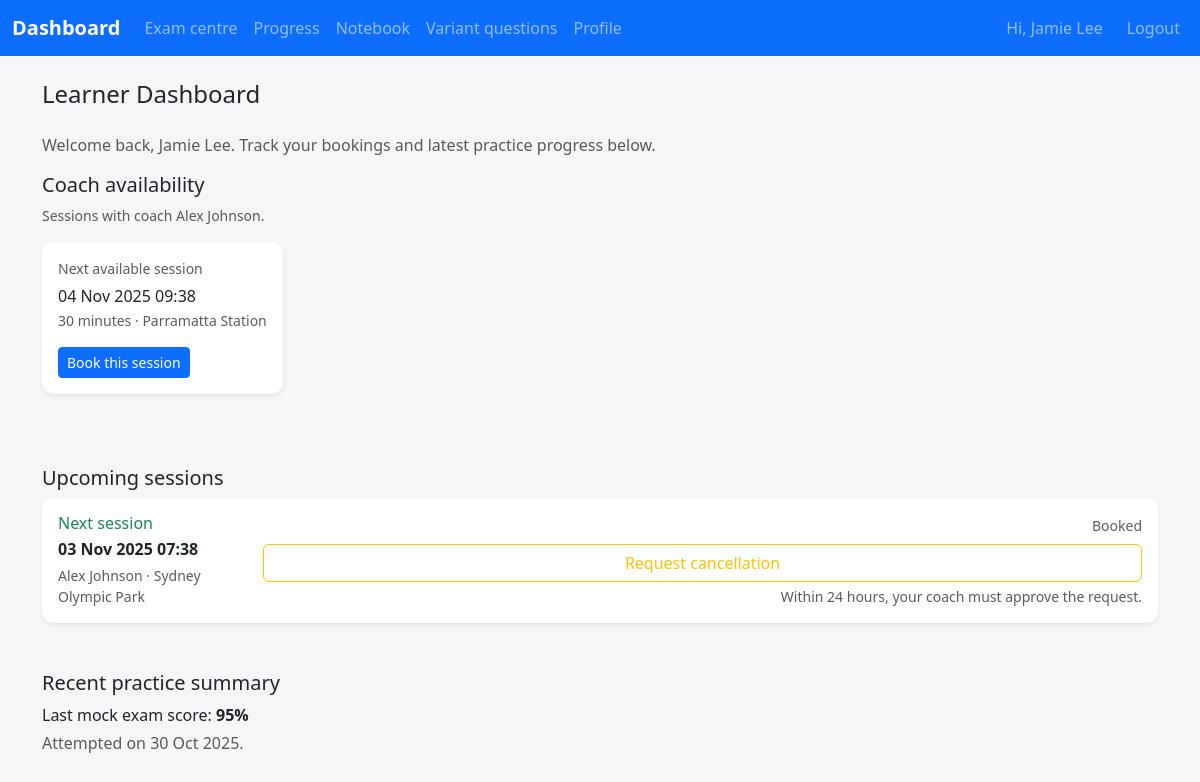
Page /student/dashboard (signed in) on the earlier database version.
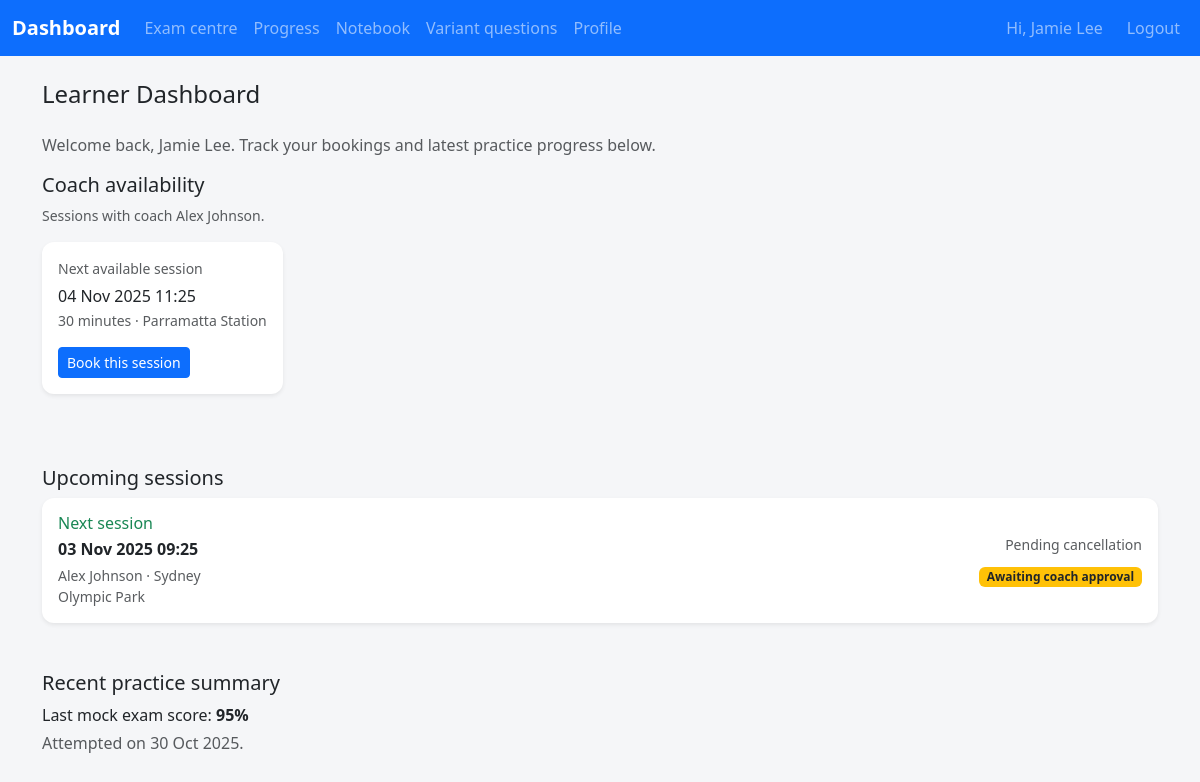
Same page on the later database version.
### app/models.py (models this page shows, shortened)
class AvailabilitySlot(db.Model):
    __tablename__ = "availability_slots"
    id = db.Column(db.Integer, primary_key=True)
    coach_id = db.Column(db.Integer, db.ForeignKey("coaches.id"), nullable=False)
    start_time = db.Column(db.DateTime, nullable=False)
    duration_minutes = db.Column(db.Integer, nullable=False)
    location_text = db.Column(db.String(255), nullable=False)
    status = db.Column(
        Enum("available", "booked", "unavailable", name="slot_status"),
        default="available",
        nullable=False,
    )
    coach = db.relationship("Coach", back_populates="slots")
    appointment = db.relationship(
        "Appointment",
        back_populates="slot",
        uselist=False,
        cascade="all, delete-orphan",
    )
    __table_args__ = (
        CheckConstraint("duration_minutes IN (30, 60)", name="duration_limit"),
        UniqueConstraint("coach_id", "start_time", name="uq_coach_slot_start"),
    )

### app/student/routes.py (the view)
@student_bp.route("/dashboard")
@login_required
def dashboard():
    student = _current_student()
    if not student:
        return _redirect_non_students()
    now = datetime.utcnow()
    upcoming_records = (
        Appointment.query.join(AvailabilitySlot)
        .filter(Appointment.student_id == student.id)
        .filter(Appointment.status.in_(["booked", "pending_cancel"]))
        .filter(AvailabilitySlot.start_time >= now)
        .order_by(AvailabilitySlot.start_time.asc())
        .all()
    )
    upcoming_appointments: list[dict[str, object]] = []
    for record in upcoming_records:
        delta = record.slot.start_time - now
        hours_until = delta.total_seconds() / 3600
        if record.status == "pending_cancel":
            cancel_mode = "pending"
        elif hours_until < 2:
            cancel_mode = "locked"
        elif hours_until < 24:
            cancel_mode = "needs_approval"
        else:
            cancel_mode = "self_service"
        upcoming_appointments.append(
            {
                "appointment": record,
                "hours_until": max(hours_until, 0.0),
                "cancel_mode": cancel_mode,
                "status_label": _t(
                    STATUS_LABELS.get(
                        record.status, record.status.replace("_", " ")
                    )
                ),
            }
        )
    latest_summary = student.mock_exam_summaries[-1] if student.mock_exam_summaries else None
    assigned_coach = student.coach
    available_slots: list[AvailabilitySlot] = []
    if assigned_coach:
        available_slots = (
            AvailabilitySlot.query.filter_by(coach_id=assigned_coach.id, status="available")
            .filter(AvailabilitySlot.start_time >= now)
            .order_by(AvailabilitySlot.start_time.asc())
            .limit(6)
            .all()
        )
    return render_template(
        "student/dashboard.html",
        upcoming_appointments=upcoming_appointments,
        latest_summary=latest_summary,
        available_slots=available_slots,
        assigned_coach=assigned_coach,
    )

### app/coach/routes.py (called while the page is built, shortened)
@coach_bp.before_app_request
def _restrict_student_portal_access():
    if request.blueprint != "coach":
        return None

### app/i18n.py (called while the page is built)
def normalise_language_code(language: str | None) -> str | None:
    if not language:
        return None
    code = language.strip().upper()
    if code in SUPPORTED_LANGUAGES:
        return code
    return None

def ensure_language_code(language: str | None) -> str:
    normalised = normalise_language_code(language)
    return normalised or DEFAULT_LANGUAGE

def translate_text(text: str, language: str, **format_values: str) -> str:
    catalogue = TRANSLATIONS.get(language, {})
    translated = catalogue.get(text, text)
    if format_values:
        try:
            return translated.format(**format_values)
        except (KeyError, IndexError):
            return translated
    return translated

### app/models.py (called while the page is built)
    @property
    def is_student(self) -> bool:
        return True

### app/student/routes.py (called while the page is built)
def _t(message: str, **values: str) -> str:
    language = ensure_language_code(getattr(g, "active_language", DEFAULT_LANGUAGE))
    return translate_text(message, language, **values)

### app/templates/student/dashboard.html (shortened to what the changed rows need)
{% extends 'base.html' %}
{% block content %}
<h1 class="h4 mb-4">{{ _('Learner Dashboard') }}</h1>
<section class="mb-5">
  <h2 class="h5">{{ _('Coach availability') }}</h2>
  {% if not assigned_coach %}
  <div class="alert alert-info" role="alert">
    {{ _('You are not assigned to a coach yet. Contact support to be paired before booking a session.') }}
  </div>
  {% else %}
  {% if available_slots %}
  {% set next_slot = available_slots[0] %}
  <div class="card border-0 shadow-sm mb-4 d-inline-block w-auto">
    <div class="card-body p-3">
      <p class="text-muted small mb-2">{{ _('Next available session') }}</p>
      <h3 class="h6 mb-1">{{ next_slot.start_time.strftime('%d %b %Y %H:%M') }}</h3>
      <p class="text-muted small mb-0">{{ next_slot.duration_minutes }} {{ _('minutes') }} · {{ next_slot.location_text }}</p>
      <form method="post" action="{{ url_for('student.book_slot', slot_id=next_slot.id) }}" class="mt-3">
        <button class="btn btn-primary btn-sm" type="submit">{{ _('Book this session') }}</button>
      </form>
    </div>
  </div>
  {% else %}
  <div class="alert alert-secondary" role="alert">
    {{ _('Your coach has no open times right now. Check back later or message them directly.') }}
  </div>
  {% endif %}
  {% endif %}
</section>
<section class="mb-5">
  <h2 class="h5">{{ _('Upcoming sessions') }}</h2>
  {% if upcoming_appointments %}
  {% set next_entry = upcoming_appointments[0] %}
  {% set next_appointment = next_entry.appointment %}
  <div class="card border-0 shadow-sm mb-3">
    <div class="card-body">
      <div class="d-flex flex-column flex-md-row justify-content-between align-items-md-center gap-3">
        <div>
          <h3 class="h6 text-success mb-1">{{ _('Next session') }}</h3>
          <p class="mb-1 fw-semibold">{{ next_appointment.slot.start_time.strftime('%d %b %Y %H:%M') }}</p>
          <p class="text-muted small mb-0">{{ next_appointment.slot.coach.name }} · {{ next_appointment.slot.location_text }}</p>
        </div>
        <div class="w-100 w-md-auto text-md-end">
          <p class="text-muted small mb-2">{{ next_entry.status_label }}</p>
          {% set cancel_mode = next_entry.cancel_mode %}
          {% if cancel_mode == 'self_service' %}
          <form method="post" action="{{ url_for('student.cancel_appointment', appointment_id=next_appointment.id) }}" class="d-flex gap-2">
            <button class="btn btn-outline-danger w-100 w-md-auto" type="submit">{{ _('Cancel session') }}</button>
          </form>
          {% elif cancel_mode == 'needs_approval' %}
          <form method="post" action="{{ url_for('student.cancel_appointment', appointment_id=next_appointment.id) }}">
            <button class="btn btn-outline-warning w-100 w-md-auto" type="submit">{{ _('Request cancellation') }}</button>
            <div class="form-text text-start text-md-end">{{ _('Within 24 hours, your coach must approve the request.') }}</div>
          </form>
          {% elif cancel_mode == 'pending' %}
          <span class="badge bg-warning text-dark">{{ _('Awaiting coach approval') }}</span>
          {% else %}
          <span class="text-muted small">{{ _('Cancellations closed within 2 hours of start time.') }}</span>
          {% endif %}
        </div>
      </div>
    </div>
  </div>
  {% else %}
  <div class="alert alert-info" role="alert">
    {{ _('You have no upcoming sessions booked. Check with your coach to schedule one.') }}
  </div>
  {% endif %}
</section>
<section>
  <h2 class="h5">{{ _('Recent practice summary') }}</h2>
</section>
{% endblock %}

Differences in the rows shown:
changed AvailabilitySlot "Parramatta Station": start_time "04 Nov 2025 09:38" → "04 Nov 2025 11:25"
changed AvailabilitySlot "Sydney Olympic Park": slot.start_time "03 Nov 2025 07:38" → "03 Nov 2025 09:25"
Other differences:
{{ next_entry.status_label }}: "Booked" → "Pending cancellation"
text no longer shown: "Request cancellation Within 24 hours, your coach must approve the request."
text now shown: "Awaiting coach approval"
